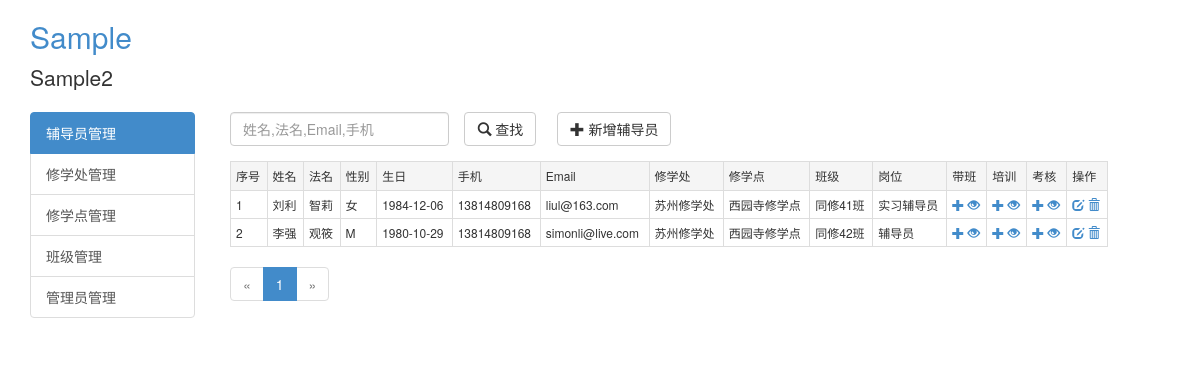
The app's page /counselor/list (signed in), older data.
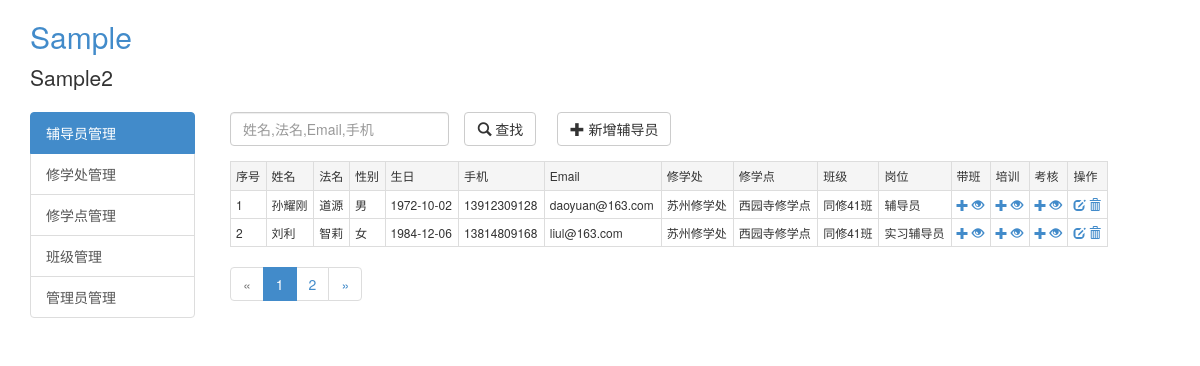
The same page, newer data.
### putidms/models/counselor.py (models this page shows, shortened)
class Counselor(db.Model):
    __tablename__ = 'counselors'
    id = db.Column(db.Integer, primary_key=True, autoincrement=True)
    username = db.Column(db.String(100), nullable=False, index=True)
    religiousname = db.Column(db.String(100))
    gender = db.Column(db.String(50))
    birthday = db.Column(db.Date)
    mobile = db.Column(db.String(50))
    email = db.Column(db.String(100))
    class_id = db.Column(db.Integer, db.ForeignKey('classes.id'))
    duty_id = db.Column(db.Integer, db.ForeignKey('duties.id'))  # 岗位
    is_delete = db.Column(db.Integer, default=0)
    create_user = db.Column(db.Integer)
    create_time = db.Column(db.DateTime, default=datetime.utcnow)
    update_user = db.Column(db.Integer)
    update_time = db.Column(db.DateTime, default=datetime.utcnow)
    lead_class_records = db.relationship('LeadClassRecord', backref='counselor', lazy='dynamic')
    training_records = db.relationship('TrainingRecord', backref='counselor', lazy='dynamic')
    evaluation_records = db.relationship('EvaluationRecord', backref='counselor', lazy='dynamic')

### putidms/models/org.py (models this page shows, shortened)
class Division(db.Model):
    __tablename__ = 'divisions'
    id = db.Column(db.Integer, primary_key=True, autoincrement=True)
    name = db.Column(db.String(255), index=True, unique=True, nullable=False)
    desc = db.Column(db.Text)
    update_user = db.Column(db.Integer)
    create_time = db.Column(db.DateTime, default=datetime.utcnow)
    update_time = db.Column(db.DateTime, default=datetime.utcnow)
    departments = db.relationship('Department', backref='division', lazy='dynamic')

class Department(db.Model):
    __tablename__ = 'departments'
    id = db.Column(db.Integer, primary_key=True, autoincrement=True)
    name = db.Column(db.String(255), index=True, unique=True, nullable=False)
    desc = db.Column(db.Text)
    update_user = db.Column(db.Integer)
    create_time = db.Column(db.DateTime, default=datetime.utcnow)
    update_time = db.Column(db.DateTime, default=datetime.utcnow)
    division_id = db.Column(db.Integer, db.ForeignKey('divisions.id'))
    classes = db.relationship('Class', backref='department', lazy='dynamic')

class Class(db.Model):
    __tablename__ = 'classes'
    id = db.Column(db.Integer, primary_key=True, autoincrement=True)
    name = db.Column(db.String(255), index=True, unique=True, nullable=False)
    number = db.Column(db.String(255), unique=True, nullable=False, index=True)  # 班级编号
    desc = db.Column(db.Text)
    update_user = db.Column(db.Integer)
    create_time = db.Column(db.DateTime, default=datetime.utcnow)
    update_time = db.Column(db.DateTime, default=datetime.utcnow)
    department_id = db.Column(db.Integer, db.ForeignKey('departments.id'))
    counselors = db.relationship('Counselor', backref='class_', lazy='dynamic')
    lead_class_records = db.relationship('LeadClassRecord', backref='class_', lazy='dynamic')

class Duty(db.Model):
    __tablename__ = 'duties'
    id = db.Column(db.Integer, primary_key=True, autoincrement=True)
    name = db.Column(db.String(255), index=True, unique=True, nullable=False)
    desc = db.Column(db.Text)
    update_user = db.Column(db.Integer)
    create_time = db.Column(db.DateTime, default=datetime.utcnow)
    update_time = db.Column(db.DateTime, default=datetime.utcnow)
    counselors = db.relationship('Counselor', backref='duty', lazy='dynamic')
    lead_class_records = db.relationship('LeadClassRecord', backref='duty', lazy='dynamic')

### putidms/main/views.py (the view)
@mod.route('/counselor/list')
@login_required
def counselor_list():
    page = request.args.get('page', 1, type=int)
    pagination = Counselor.query.filter_by(is_delete=0).order_by(Counselor.update_time.desc()) \
        .paginate(page, per_page=current_app.config['ITEMS_PER_PAGE'], error_out=False)
    counselors = pagination.items
    return render_template('main/counselor_list.html', counselors=counselors, pagination=pagination,
                           endpoint='.counselor_list')

### putidms/models/user.py (called while the page is built)
@login_manager.user_loader
def load_user(user_id):
    return User.query.get(int(user_id))

### putidms/templates/main/counselor_list.html (shortened to what this page needs)
{% extends 'base.html' %}
{% from "_macros.html" import pagination_widget %}
{% block content %}
    <div class="row">
        <div class="col-md-12">
            <div class="row">
                <form action="{{ url_for('main.counselor_search') }}" method="post" role="form" class="form-horizontal">
                    <div class="col-md-3">
                        <div class="form-group">
                            <input class="form-control" type="text" id="keyword" name="keyword"
                                   value="{{ keyword }}"
                                   placeholder="姓名,法名,Email,手机">
                        </div>
                    </div>
                    <div class="col-md-1">
                        <button type="submit" class="btn btn-default">
                            <span class="glyphicon glyphicon-search"></span> 查找
                        </button>
                    </div>
                </form>
                <div class="col-md-2" style="margin-left: 20px;">
                    <a class="btn btn-default" href="{{ url_for('main.counselor_add') }}" role="button">
                        <span class="glyphicon glyphicon-plus"></span> 新增辅导员
                    </a>
                </div>
            </div>
            {% if counselors %}
                <div class="row">
                    <table class="table table-bordered table-hover table-condensed">
                        <tr class="active">
                            <td>序号</td>
                            <td>姓名</td>
                            <td>法名</td>
                            <td>性别</td>
                            <td>生日</td>
                            <td>手机</td>
                            <td>Email</td>
                            <td>修学处</td>
                            <td>修学点</td>
                            <td>班级</td>
                            <td>岗位</td>
                            <td>带班</td>
                            <td>培训</td>
                            <td>考核</td>
                            <td>操作</td>
                        </tr>
                        {% for c in counselors %}
                            <tr>
                                <td>{{ (pagination.page - 1) * config.ITEMS_PER_PAGE + loop.index }}</td>
                                <td>{{ c.username }}</td>
                                <td>{{ c.religiousname }} </td>
                                <td>{{ c.gender }}</td>
                                <td>{{ c.birthday }}</td>
                                <td>{{ c.mobile }}</td>
                                <td>{{ c.email }}</td>
                                <td>{{ c.class_.department.division.name }}</td>
                                <td>{{ c.class_.department.name }}</td>
                                <td>{{ c.class_.name }}</td>
                                <td>{{ c.duty.name }}</td>
                                <td>
                                    <a href="{{ url_for('main.leadclass_add',cid=c.id) }}" title="添加带班记录">
                                        <span class="glyphicon glyphicon-plus"></span>
                                    </a>
                                    <a href="{{ url_for('main.leadclass_list',cid=c.id) }}" title="查看带班记录">
                                        <span class="glyphicon glyphicon-eye-open"></span>
                                    </a>
                                </td>
                                <td>
                                    <a href="{{ url_for('main.training_add',cid=c.id) }}" title="添加培训记录">
                                        <span class="glyphicon glyphicon-plus"></span>
                                    </a>
                                    <a href="{{ url_for('main.training_list',cid=c.id) }}" title="查看培训记录">
                                        <span class="glyphicon glyphicon-eye-open"></span>
                                    </a>
                                </td>
                                <td>
                                    <a href="{{ url_for('main.evaluation_add',cid=c.id) }}" title="添加考核记录">
                                        <span class="glyphicon glyphicon-plus"></span>
                                    </a>
                                    <a href="{{ url_for('main.evaluation_list',cid=c.id) }}" title="查看考核记录">
                                        <span class="glyphicon glyphicon-eye-open"></span>
                                    </a>
                                </td>
                                <td>
                                    <a href="{{ url_for('main.counselor_edit',id=c.id) }}" title="编辑">
                                        <span class="glyphicon glyphicon-edit"></span>
                                    </a>
                                    <a href="javascript:void(0);" title="删除辅导员"
                                       onclick="confirm_delete('{{ url_for("main.counselor_delete",id=c.id) }}');">
                                        <span class="glyphicon glyphicon-trash"></span>
                                    </a>
                                </td>
                            </tr>
                        {% endfor %}
                    </table>
                    {{ pagination_widget(pagination, endpoint) }}
                </div>
            {% else %}
                <div class="row">
                    <div class="col-md-12">
                        没有找到相关资料！
                    </div>
                </div>
            {% endif %}
        </div>
    </div>
{% endblock %}

### putidms/templates/base.html (shortened to what this page needs)
<!DOCTYPE html>
<html lang="en">
<head>
    {% block css %}
        <link href="{{ url_for('static', filename='bootstrap/css/bootstrap.min.css') }}" rel="stylesheet"
              type="text/css"/>
        <link href="{{ url_for('static', filename='css/common.css') }}" rel="stylesheet" type="text/css"/>
        <link href="{{ url_for('static', filename='css/jquery-confirm.min.css') }}" rel="stylesheet" type="text/css"/>
    {% endblock %}
</head>
<body>
<header>
    <div class='header-top'>
        <div class="container">
            <h2 class="putidms-title"><a href="{{ url_for('main.index') }}">Sample</a></h2>
            <p class="lead signature">Sample2</p>
        </div>
    </div>
</header>
<div class="container">
    <div class="row" id="content2">
        <div class="col-md-2">
            {% block sidebar %}
                <div class="list-group">
                    <a href="{{ url_for('main.counselor_list') }}" class="list-group-item active">辅导员管理</a>
                    <a href="{{ url_for('admin.division_list') }}" class="list-group-item">修学处管理</a>
                    <a href="{{ url_for('admin.department_list') }}" class="list-group-item">修学点管理</a>
                    <a href="{{ url_for('admin.class_list') }}" class="list-group-item">班级管理</a>
                    <a href="{{ url_for('auth.user_list') }}" class="list-group-item">管理员管理</a>
                </div>
            {% endblock %}
        </div>
        <div class="col-md-9" style="margin-left: 20px;">
            <div class="row">
                <div class="col-md-12">
                    {% block content %}{% endblock %}
                </div>
            </div>
        </div>
    </div>
</div>
</body>
</html>

### putidms/templates/_macros.html (shortened to what this page needs)
{% macro pagination_widget(pagination, endpoint, fragment='') %}
    <ul class="pagination">
        <li{% if not pagination.has_prev %} class="disabled"{% endif %}>
            <a href="{% if pagination.has_prev %}{{ url_for(endpoint,
                page = pagination.page - 1, **kwargs) }}{{ fragment }}{% else %}#{% endif %}">
                &laquo;
            </a>
        </li>
        {% for p in pagination.iter_pages() %}
            {% if p %}
                {% if p == pagination.page %}
                    <li class="active">
                        <a href="{{ url_for(endpoint, page = p, **kwargs) }}{{ fragment }}">{{ p }}</a>
                    </li>
                {% else %}
                    <li>
                        <a href="{{ url_for(endpoint, page = p, **kwargs) }}{{ fragment }}">{{ p }}</a>
                    </li>
                {% endif %}
            {% else %}
                <li class="disabled"><a href="#">&hellip;</a></li>
            {% endif %}
        {% endfor %}
        <li{% if not pagination.has_next %} class="disabled"{% endif %}>
            <a href="{% if pagination.has_next %}{{ url_for(endpoint,
                page = pagination.page + 1, **kwargs) }}{{ fragment }}{% else %}#{% endif %}">
                &raquo;
            </a>
        </li>
    </ul>
{% endmacro %}

### putidms/static/css/common.css (style rules this page uses)
table td { font-size: 12px; }
table tr { font-size: 16px; }
.pagination { margin-top: 0px; }

Row changes from the older to the newer data that the page shows:
no longer on this page (row unchanged): Counselor: (pagination.page-1)*config.ITEMS_PER_PAGE+loop.index "2", username "李强", religiousname "观筱", gender "M", birthday "1980-10-29", mobile "13814809168", email "simonli@live.com", class_.department.division.name "苏州修学处", class_.department.name "西园寺修学点", class_.name "同修42班", duty.name "辅导员"
added Counselor: (pagination.page-1)*config.ITEMS_PER_PAGE+loop.index "1", username "孙耀刚", religiousname "道源", gender "男", birthday "1972-10-02", mobile "13912309128", email "daoyuan@163.com", class_.department.division.name "苏州修学处", class_.department.name "西园寺修学点", class_.name "同修41班", duty.name "辅导员"
computed for Counselor "刘利": (pagination.page-1)*config.ITEMS_PER_PAGE+loop.index "1" → "2"
Text that changed along with them:
new list line: "2"
